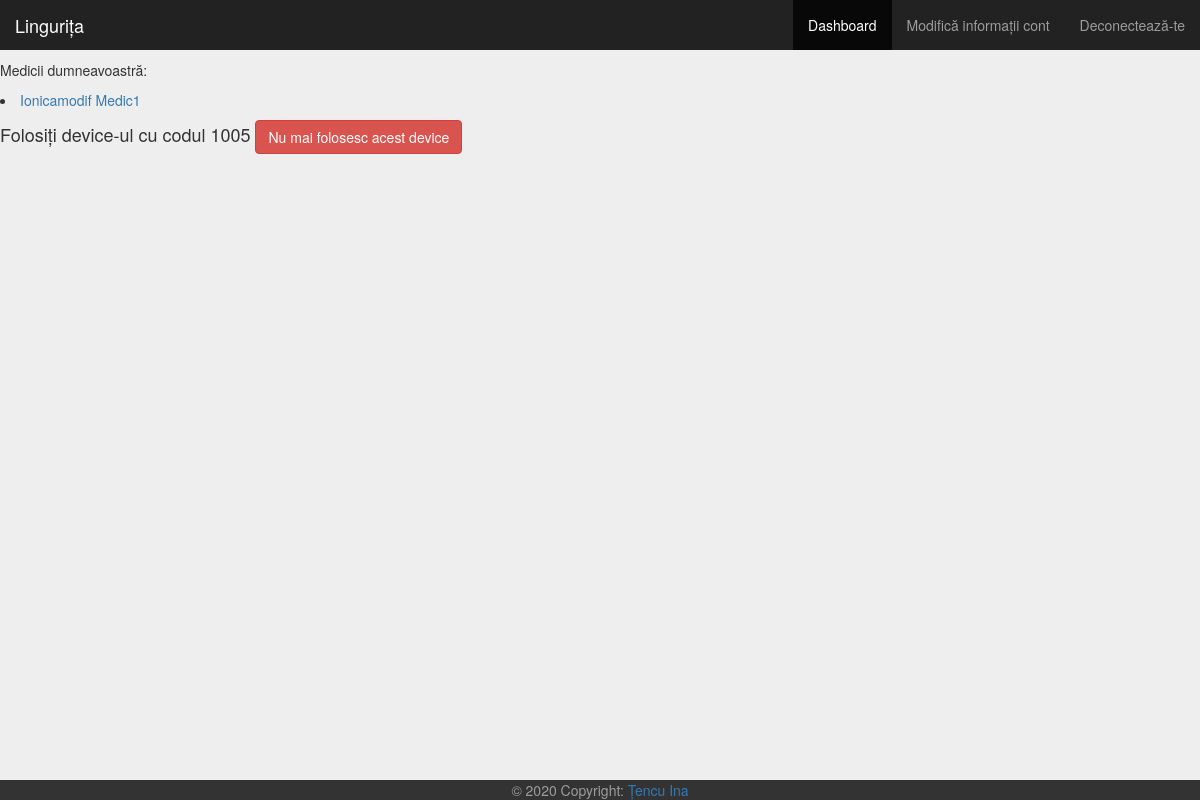
Page /dashboard (signed in) on the committed database.
### app.py (models this page shows)
class User(UserMixin, db.Model):
    id = db.Column(db.Integer, primary_key=True)
    first_name = db.Column(db.String(25))
    last_name = db.Column(db.String(25))
    CNP = db.Column(db.String(15))
    email = db.Column(db.String(30), unique=True)
    password = db.Column(db.String(80))
    role = db.Column(db.String(15))
    is_active = db.Column(db.Integer)
    is_deleted = db.Column(db.Integer)

class Device(db.Model):  # tabel deja populat de toate device-urile existente
    id = db.Column(db.Integer, primary_key=True)
    device_key = db.Column(db.Integer)
    user_id = db.Column(db.Integer)

### app.py (the view, shortened to what this page needs)
@app.route('/dashboard')
@login_required
def dashboard():
    list = AssignedPatients.query.filter_by(patient_id=current_user.id).order_by(AssignedPatients.pending.desc())
    assigned_doctors = []
    pending_doctors = []
    for invitation in list:
        if invitation.pending == 1:
            pending_doctors.append(User.query.filter_by(id=invitation.doctor_id).first())
        else:
            assigned_doctors.append(User.query.filter_by(id=invitation.doctor_id).first())
    device = Device.query.filter_by(user_id=current_user.id).first()
    device_key = 0
    if device:
        device_key = device.device_key
    return render_template('dashboard.html', device_key=device_key, assigned_doctors=assigned_doctors, pending_doctors=pending_doctors, curr_usr_role=current_user.role)

### app.py (called while the page is built)
@login_manager.user_loader
def load_user(user_id):
    return User.query.get(int(user_id))

### templates/dashboard.html (shortened to what this page needs)
{% extends "bootstrap/base.html" %}
{% block styles %}
{{super()}}
<link rel="stylesheet" href="{{url_for('.static', filename='dashboard.css')}}">
{% endblock %}
{% block content %}
    <nav class="navbar navbar-inverse navbar-fixed-top">
      <div class="container-fluid">
        <div class="navbar-header">
          <a class="navbar-brand" href="{{ url_for('index') }}">Lingurița</a>
        </div>
        <div id="navbar" class="navbar-collapse collapse">
          <ul class="nav navbar-nav navbar-right">
          <li class="nav-item active"><a class="nav-link active">Dashboard</a></li>
              <li><a href="{{ url_for('change_info') }}">Modifică informații cont</a></li>
            <li><a href="{{ url_for('logout') }}">Deconectează-te</a></li>
          </ul>
        </div>
      </div>
    </nav>
    <body style="background-color: #eeeeee;">
         <div>
         {% if curr_usr_role == 'Patient' %}
             {% if assigned_doctors|length != 0 %}
                 <p>Medicii dumneavoastră:</p>
                 {% for doctor in assigned_doctors %}
                         <li><a href="{{ url_for('view_patient', patient_id=doctor.id) }}">{{ doctor.first_name }} {{ doctor.last_name }}</a></li>
                 {% endfor %}
             {% endif %}
            {% if device_key == 0 %}
                <a href="{{ url_for('add_device') }}">Adaugă un nou device pentru a putea folosi funcția de dashboard</a>
            {% else %}
            <h4> Folosiți device-ul cu codul {{ device_key }} <button type="button" class="btn btn-danger" onclick=" window.location.href='{{ url_for('delete_device')}}'">Nu mai folosesc acest device</button></h4>
             {% endif %}
         {% endif %}
        </div>
    </body>
    <footer class="page-footer font-small">
      <div class="footer-copyright text-center navbar-fixed-bottom" style="background-color: #333333; color: #9D9D9D;">© 2020 Copyright:
          <a href="https://github.com/InaTencu"> Țencu Ina </a>
      </div>
    </footer>
    <br>
{% endblock %}

### static/dashboard.css (style rules this page uses)
body { padding-top: 50px; }
.navbar-fixed-top { border: 0; }

### rows in the picture
User: first_name "Ionicamodif", last_name "Medic1"
Device: device_key "1005"
